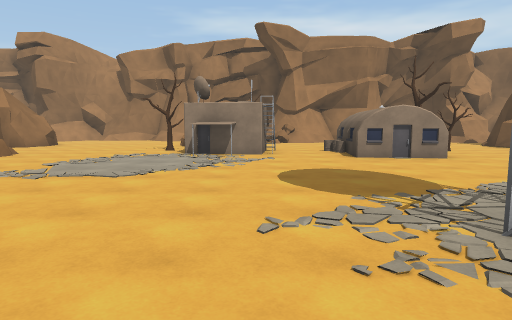
View 1 (above)

24 first-person views from a walk through a 3-D level made in the Unity game engine. The camera is 1.5 m above the floor, tilts 6° down and sees 75° across. The floor is counted in squares, 2 m on a side. Each view is taken from the middle of a square. On the plan, view 1 faces up. The plan holds only what a view shows up to about 11 squares ahead; the rest is blank. The place goes on beyond the plan. Some animated figures are not drawn. Surface patterns are stand-ins for the level's own textures.

View 2
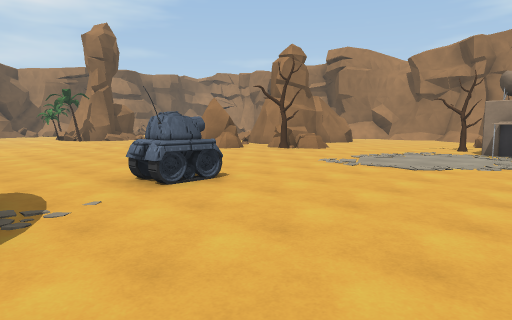

View 3
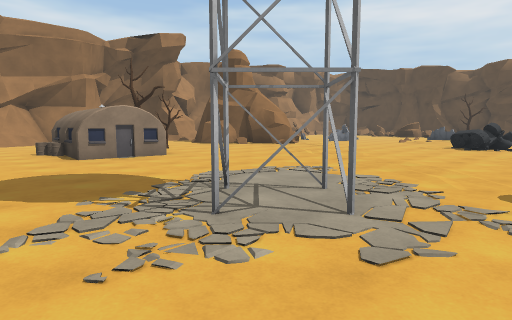

View 4
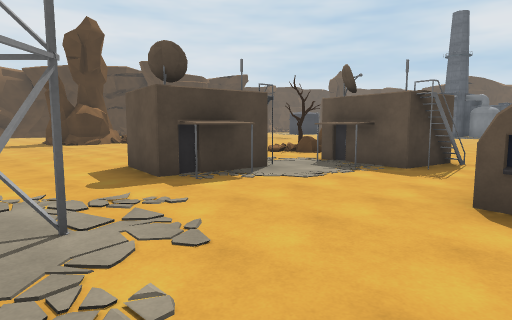

View 5
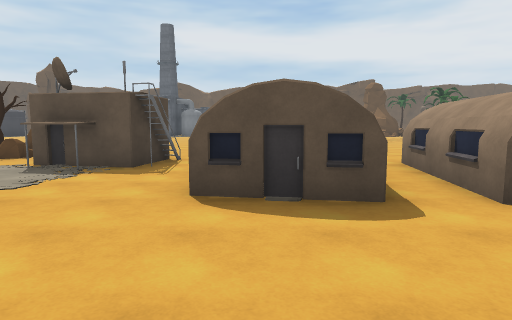

View 6
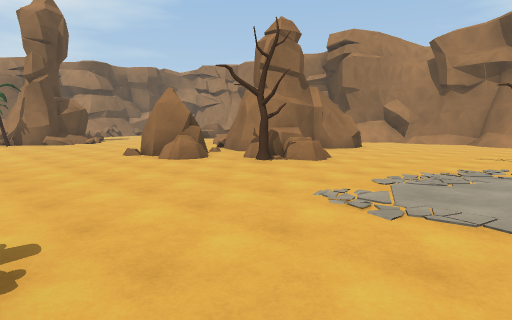

View 7
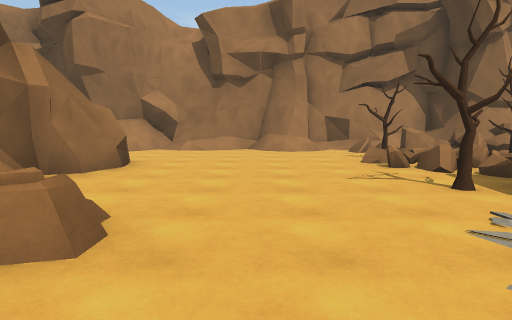

View 8
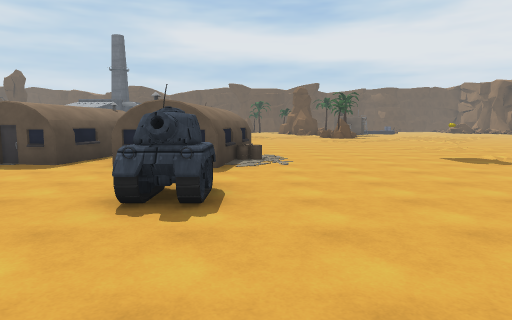

View 9
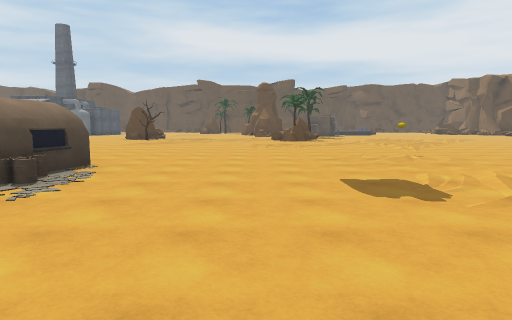

View 10
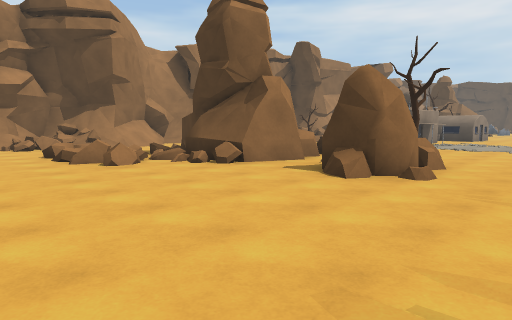

View 11
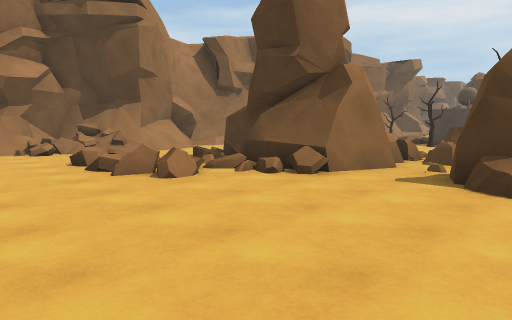

View 12
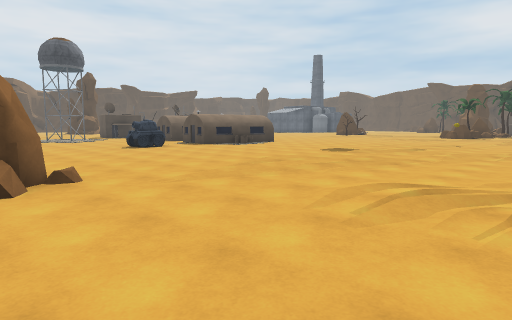

View 13
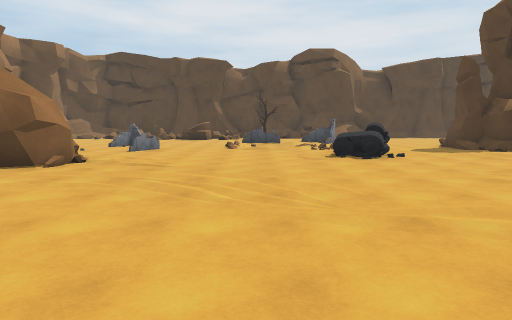

View 14
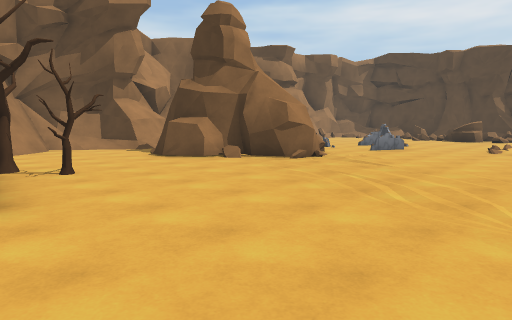

View 15
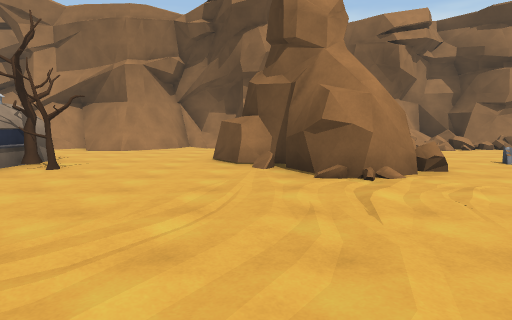

View 16
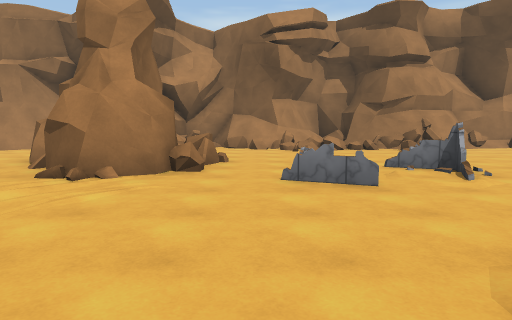

View 17
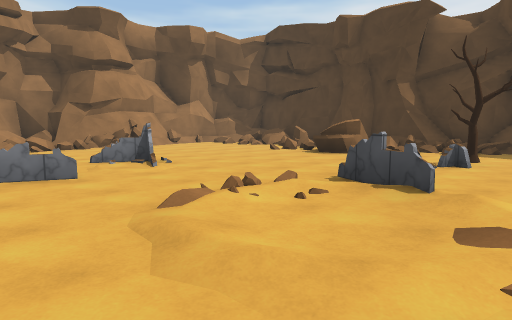

View 18
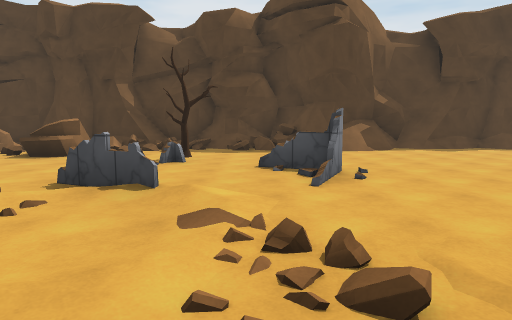

View 19
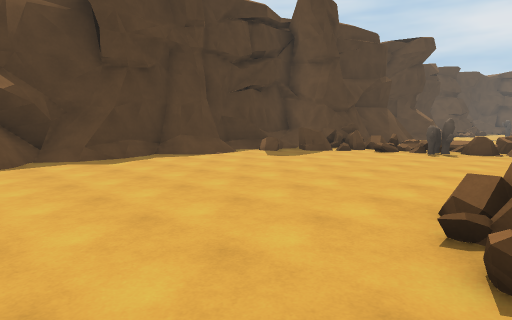

View 20
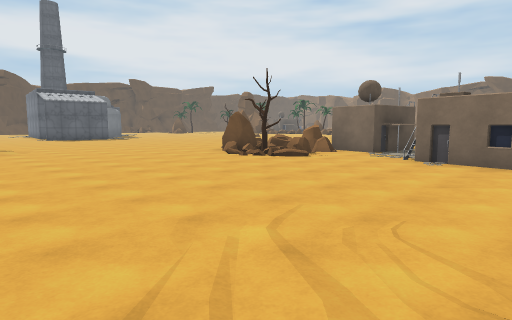

View 21
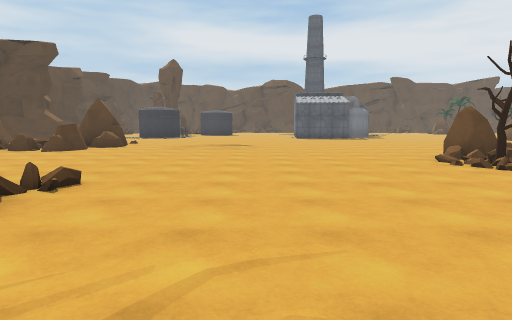

View 22
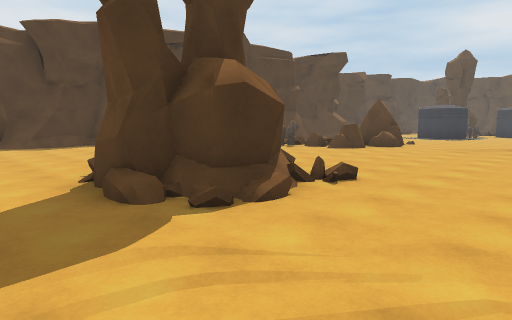

View 23
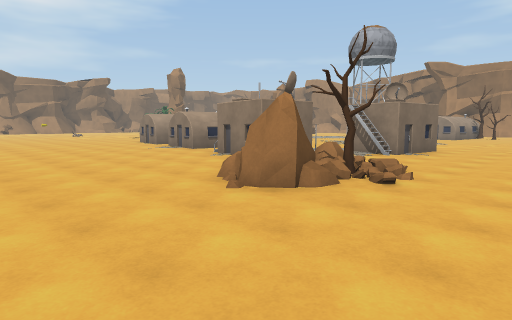

View 24
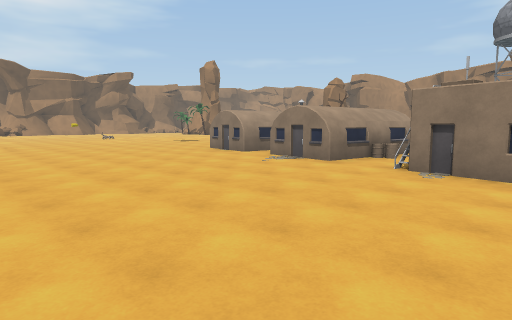

### Floor plan
Key: @ floor where view 1 was taken; # wall or solid block; x gap in a wall; . main floor; : floor 0.25 m higher than the main floor; + floor 0.5 m higher than the main floor; * floor 0.75 m higher than the main floor; / step, stairs or slope; = window, fence, low wall or low ledge; ^ raised ledge; B building; T tree; R rock; C cactus; O other object.
Columns run from 15 left of view 1 to 25 right of it. Each row starts with its distance up from view 1.
 18    ##
 17  ####=########^#^
 16   ===#//##.#.x//^    ####    ###
 15  ....//......=^#######//##===#*######
 14  .............=== .##/..#  ..#x=.#...
 13  .==..##..../T#    ...... =.........
 12  .....##...../=T   .....#  ........
 11  .==####...../x...BB....## ^.=......   #
 10 ....####.....T #.BBBT...####...=.....#=#
  9 .....##^R....#BB..B T....##..........  #
  8 .......RRR...BB...BB.........=......=  #
  7 .....#R.T...........................##=#
  6 .....RR.......................//.....#=##
  5 ............................././=..T..=##
  4 ./..........................././=....../
  3 ./...............##........^.///..=...=#
  2  ..........O.....##........#=....##   ==
  1  ..........O........................../#
  0  ..............@....................../#
 -1  ..........BB......BBB................/##
 -2  .../.....BBB.BB...#B........###......./#
 -3  .........BBB.BBB...B........###.......##
 -4   .........BB.BB.#BB.........=  .......#
 -5  ..............B.BBB........../ .......#
 -6  ..................RRT:................#
 -7 ....................RR.................#
 -8 .....................R...............==#
 -9 ..................................C+x^=#
-10          .......................RRC==
-11                ............./.. RR==

Positions as (right, up) in squares from view 1, and headings:
1: (0, 0), facing up
2: (0, -1), facing up-left
3: (0, 0), facing up-right
4: (0, 2), facing down-right
5: (0, 2), facing down
6: (-2, 2), facing up-left
7: (-5, 6), facing up
8: (-5, 5), facing down
9: (-8, 2), facing down
10: (-15, 4), facing up-right
11: (-15, 6), facing up-right
12: (-15, 7), facing down-right
13: (4, 5), facing right
14: (4, 4), facing up-right
15: (9, 4), facing up
16: (13, 4), facing up
17: (13, 3), facing up-right
18: (13, 3), facing right
19: (16, 0), facing down-right
20: (13, 0), facing down-left
21: (11, 0), facing down
22: (11, 0), facing down-right
23: (9, -11), facing up-left
24: (4, -11), facing up-left
